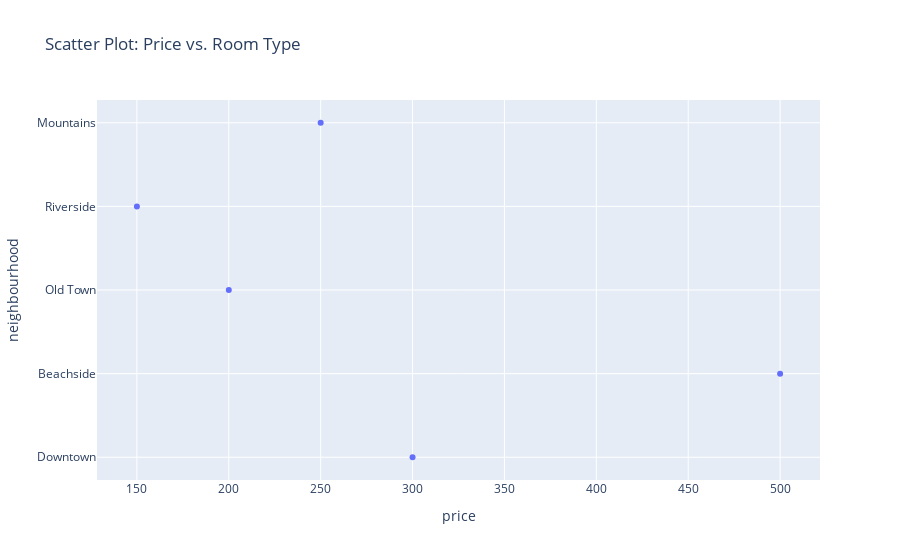

The notebook cell saved with this chart:
### Code cell
fig = px.scatter(df, x='price', y='neighbourhood', title='Scatter Plot: Price vs. Room Type')
fig.show()

### Figure 1 — Plotly figure (JSON) as saved in the notebook; plotly's stock layout.template omitted (floating-point values rounded to 4 significant figures)
{"data": [{"hovertemplate": "price=%{x}<br>neighbourhood=%{y}<extra></extra>", "legendgroup": "", "marker": {"color": "#636efa", "symbol": "circle"}, "mode": "markers", "name": "", "orientation": "h", "showlegend": false, "type": "scatter", "x": [300, 500, 200, 150, 250], "xaxis": "x", "y": ["Downtown", "Beachside", "Old Town", "Riverside", "Mountains"], "yaxis": "y"}], "layout": {"autosize": true, "legend": {"tracegroupgap": 0}, "title": {"text": "Scatter Plot: Price vs. Room Type"}, "xaxis": {"anchor": "y", "autorange": true, "domain": [0, 1], "range": [128.8, 521.2], "title": {"text": "price"}, "type": "linear"}, "yaxis": {"anchor": "x", "autorange": true, "domain": [0, 1], "range": [-0.3301, 4.33], "title": {"text": "neighbourhood"}, "type": "category"}}}
